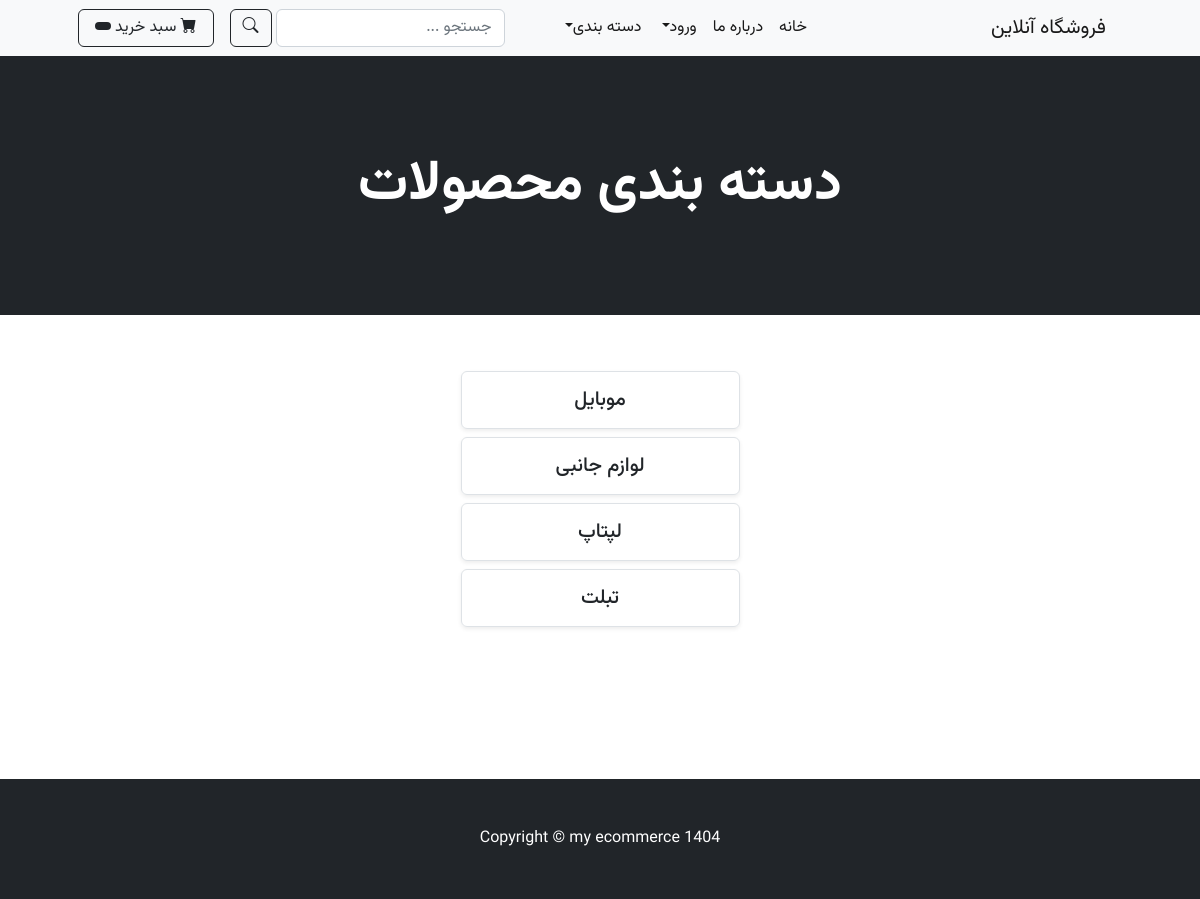
The page /category/ on the database its author committed.
### store/models.py (models this page shows, shortened)
class Category(models.Model):
    name = models.CharField(max_length=100)
    class Meta:
        verbose_name_plural = 'Categories'

### store/views.py (the view)
# urls.py: path('category/', views.category_summary, name= 'category_summary'),
def category_summary(request):
    all_cat = Category.objects.all()
    return render(request, 'category_summary.html', {'category': all_cat})

### cart/cart.py (called while the page is built)
    def __len__(self):
        return len(self.cart)

### cart/context_processors.py (called while the page is built)
def cart(request):
    return {'cart': Cart(request)}

### store/templatetags/custom_filters.py (called while the page is built)
@register.filter
def persian_price(value):
    try:
        value = int(value)
        formatted = "{:,}".format(value)
        return persian.convert_en_numbers(formatted)
    except Exception:
        return value

### store/templates/category_summary.html (shortened to what this page needs)
{% extends "base.html" %}
{% block content %}
<header class="bg-dark py-5">
    <div class="container px-4 px-lg-5 my-5">
        <div class="text-center text-white">
            <h1 class="display-4 fw-bolder">دسته بندی محصولات</h1>
        </div>
    </div>
</header>
<div class="container"><br>
    <div class="row"><br>
        <center>
        <div class="col-md-12"><br>
            {% for cat in category %}
                <div class="p-3 my-2 border rounded shadow-sm category-hover w-25 mx-auto">
                <a href="{% url 'category' cat.name %}" class="text-decoration-none text-dark w-25">
                <h5 class="mb-0">{{ cat.name }}</h5>
                </div>
            {% endfor %}
        </div>
    </div>
</div>
<br>
{% endblock %}

### rows shown on the page
Category: name "موبایل"
Category: name "لوازم جانبی"
Category: name "لپتاپ"
Category: name "تبلت"
